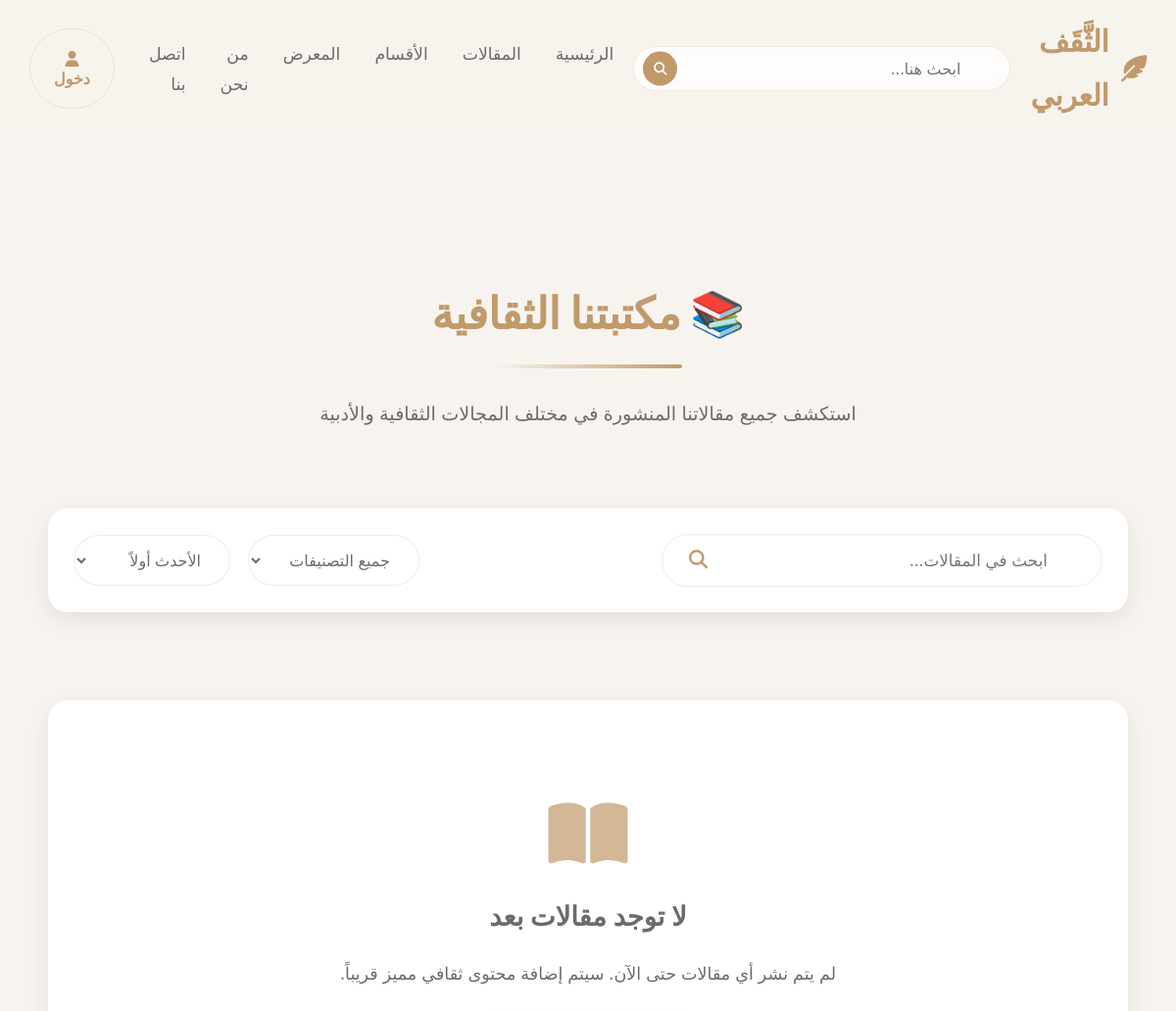
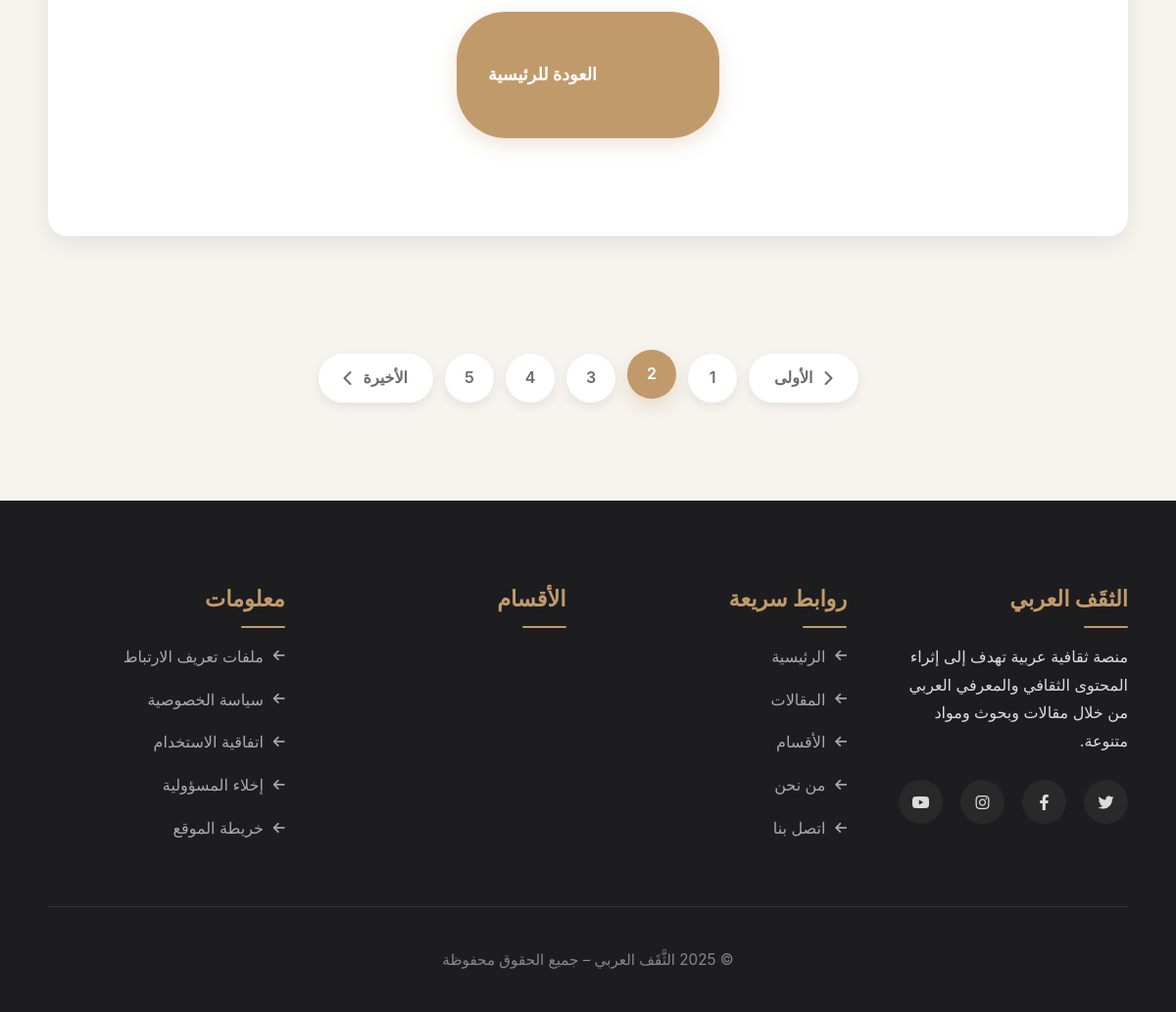
The page /articles/ on the database as committed earlier (2 pictures, top to bottom).
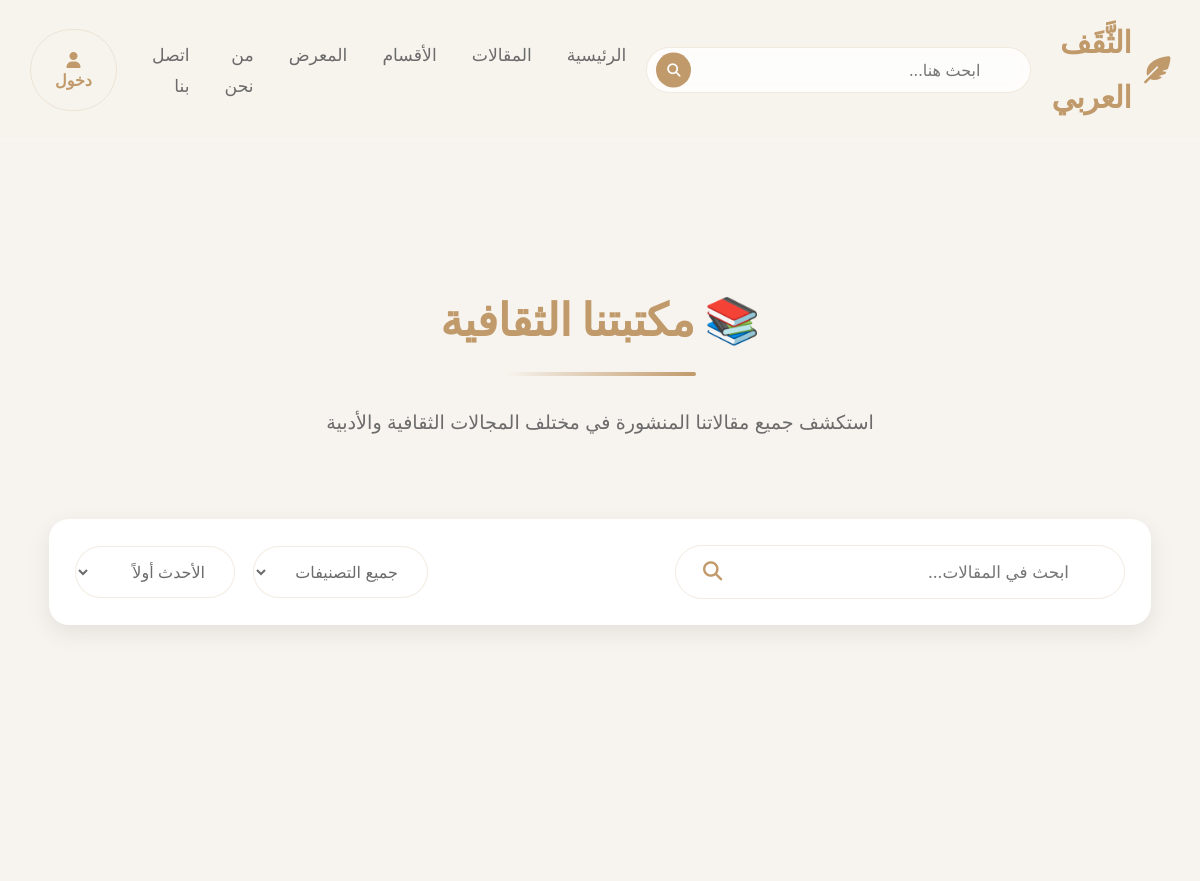
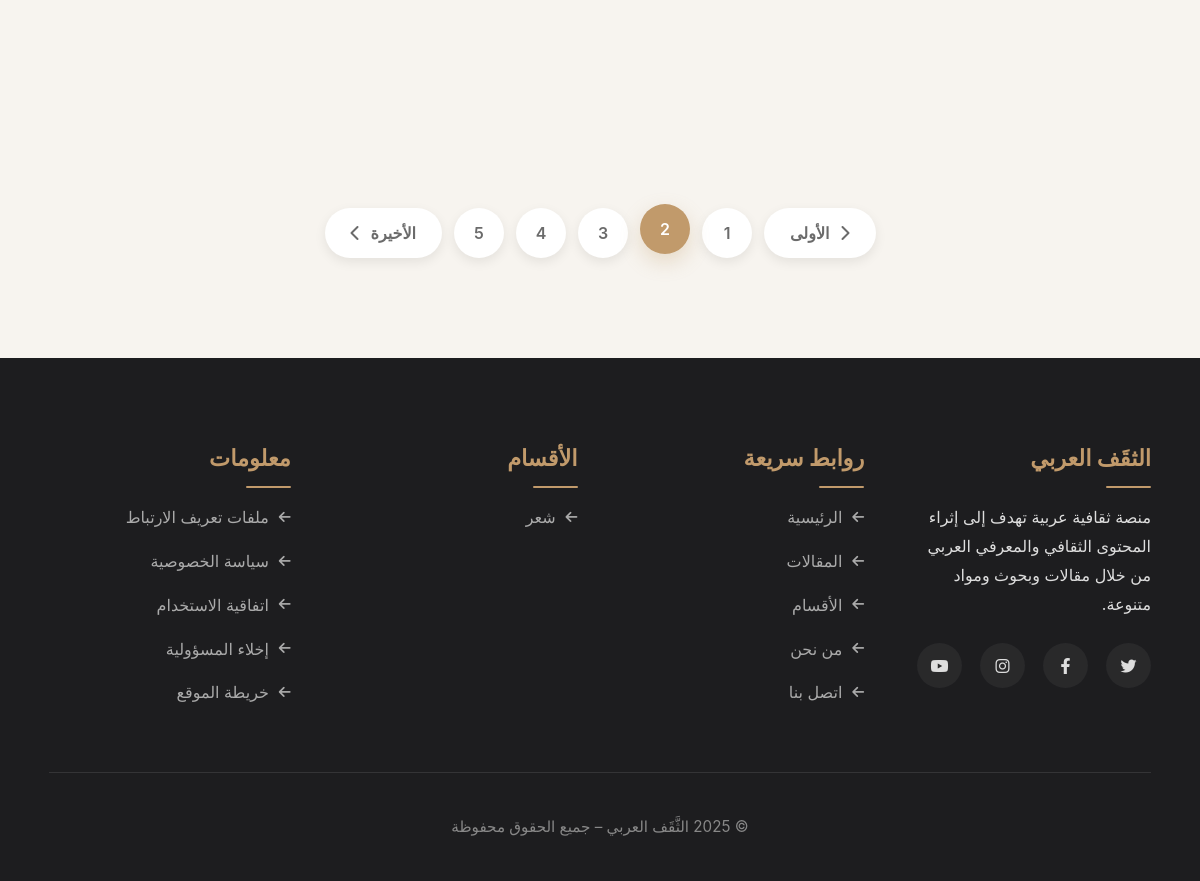
The same page on the database as committed later (2 pictures, top to bottom).
### main/models.py (models this page shows, shortened)
class Category(models.Model):
    name = models.CharField(max_length=100, unique=True, verbose_name="اسم القسم")
    slug = models.SlugField(unique=True, verbose_name="رابط القسم (slug)")
    description = models.TextField(blank=True, null=True, verbose_name="وصف القسم")
    image = models.ImageField(upload_to="category_images/", blank=True, null=True, verbose_name="صورة القسم")
    image_url = models.URLField(blank=True, null=True, verbose_name="رابط الصورة (URL)")
    seo_title = models.CharField(max_length=200, blank=True, null=True, verbose_name="عنوان SEO")
    seo_description = models.TextField(blank=True, null=True, verbose_name="وصف SEO")
    seo_keywords = models.CharField(max_length=300, blank=True, null=True, verbose_name="كلمات مفتاحية SEO (مفصولة بفواصل)")
    class Meta:
        verbose_name = "قسم"
        verbose_name_plural = "الأقسام"

### main/views.py (the view)
# urls.py: path('articles/', views.articles, name='articles'),
def articles(request):
    all_articles = Article.objects.filter(is_published=True).order_by('-created_at')
    categories = Category.objects.all()
    return render(request, 'articles.html', {
        'articles': all_articles,
        'categories': categories
    })

### main/context_processors.py (called while the page is built)
def active_notifications(request):
    notifications = Notification.objects.filter(is_active=True).filter(
        Q(end_date__gte=timezone.now()) | Q(end_date__isnull=True)
    )
    return {'notifications': notifications}

def site_settings(request):
    settings = SiteSettings.objects.first()
    return {"site_settings": settings}

### main/templates/articles.html (shortened to what this page needs)
{% load static %}
<!DOCTYPE html>
<html lang="ar" dir="rtl">
<head>
    <link rel="preload" href="https://cdnjs.cloudflare.com/ajax/libs/font-awesome/6.4.0/css/all.min.css" as="style" onload="this.onload=null;this.rel='stylesheet'">
</head>
<body>
    <header class="header" id="header">
        <div class="container">
            <h1 class="logo"><a href="/"><i class="fas fa-feather-alt"></i> الثَّقَف العربي</a></h1>
            <form action="{% url 'search' %}" method="get" class="header-search">
                <input type="text" name="q" placeholder="ابحث هنا..." required aria-label="بحث">
                <button type="submit" aria-label="تنفيذ البحث"><i class="fas fa-search"></i></button>
            </form>
            <nav class="nav" id="nav" aria-label="القائمة الرئيسية">
                <a href="/">الرئيسية</a>
                <a href="/articles/" aria-current="page">المقالات</a>
                <a href="/categories/">الأقسام</a>
                <a href="/gallery/">المعرض</a>
                <a href="/about/">من نحن</a>
                <a href="/contact/">اتصل بنا</a>
                <div class="nav-actions">
                    <button class="nav-btn"><i class="fas fa-user"></i> دخول</button>
                </div>
            </nav>
        </div>
    </header>
    <section class="articles-page" id="main-content">
        <div class="container">
            <div class="page-header">
                <h2>📚 مكتبتنا الثقافية</h2>
                <p>استكشف جميع مقالاتنا المنشورة في مختلف المجالات الثقافية والأدبية</p>
            </div>
            <div class="page-controls">
                <div class="search-box">
                    <input type="text" class="search-input" placeholder="ابحث في المقالات..." aria-label="بحث في المقالات">
                    <button class="search-btn" aria-label="بحث"><i class="fas fa-search"></i></button>
                </div>
                <div class="filter-controls">
                    <select class="filter-select" aria-label="تصفية حسب التصنيف">
                        <option>جميع التصنيفات</option>
                    </select>
                    <select class="filter-select" aria-label="ترتيب المقالات">
                        <option>الأحدث أولاً</option>
                    </select>
                </div>
            </div>
            <div class="articles-grid">
                {% for article in articles %}
                <article class="article-card">
                    <a href="{% url 'article_detail' article.slug %}" class="article-image">
                        {% if article.image %}
                            <img src="{{ article.image.url }}" alt="{{ article.title }}" loading="lazy">
                        {% elif article.image_url %}
                            <img src="{{ article.image_url }}" alt="{{ article.title }}" loading="lazy">
                        {% else %}
                            <img src="{% static 'images/default.jpg' %}" alt="{{ article.title }}" loading="lazy">
                        {% endif %}
                        <div class="article-category">
                            {% if article.category %}
                                {{ article.category.name }}
                            {% else %}
                                ثقافة
                            {% endif %}
                        </div>
                    </a>
                    <div class="article-info">
                        <h3><a href="{% url 'article_detail' article.slug%}">{{ article.title }}</a></h3>
                        <div class="article-meta">
                            <span><i class="far fa-calendar"></i> {{ article.publish_date|date:"Y-m-d" }}</span>
                            <span><i class="far fa-clock"></i> {{ article.read_time }} دقيقة</span>
                            <span><i class="far fa-eye"></i> {{ article.views }}</span>
                        </div>
                        <p class="article-summary">{{ article.content|truncatewords:20 }}</p>
                        <a href="{% url 'article_detail' article.slug%}" class="read-more">
                            اقرأ المزيد <i class="fas fa-arrow-left"></i>
                        </a>
                    </div>
                </article>
                {% empty %}
                <div class="empty-state">
                    <i class="fas fa-book-open"></i>
                    <h3>لا توجد مقالات بعد</h3>
                    <p>لم يتم نشر أي مقالات حتى الآن. سيتم إضافة محتوى ثقافي مميز قريباً.</p>
                    <a href="/" class="btn"><i class="fas fa-home"></i> العودة للرئيسية</a>
                </div>
                {% endfor %}
            </div>
            <div class="pagination">
                <a href="?page=1" class="prev"><i class="fas fa-chevron-right"></i> الأولى</a>
                <a href="?page=1">1</a>
                <span class="current">2</span>
                <a href="?page=3">3</a>
                <a href="?page=4">4</a>
                <a href="?page=5">5</a>
                <a href="?page=5" class="next">الأخيرة <i class="fas fa-chevron-left"></i></a>
            </div>
        </div>
    </section>
    <footer class="footer">
        <div class="container">
            <div class="footer-grid">
                <div class="footer-col">
                    <h5>الثقَف العربي</h5>
                    <p>منصة ثقافية عربية تهدف إلى إثراء المحتوى الثقافي والمعرفي العربي من خلال مقالات وبحوث ومواد متنوعة.</p>
                    <div class="social-links">
                        <a href="#" aria-label="تويتر"><i class="fab fa-twitter"></i></a>
                        <a href="#" aria-label="فيسبوك"><i class="fab fa-facebook-f"></i></a>
                        <a href="#" aria-label="إنستغرام"><i class="fab fa-instagram"></i></a>
                        <a href="#" aria-label="يوتيوب"><i class="fab fa-youtube"></i></a>
                    </div>
                </div>
                <div class="footer-col">
                    <h5>روابط سريعة</h5>
                    <ul class="footer-links">
                        <li><a href="/"><i class="fas fa-arrow-left"></i> الرئيسية</a></li>
                        <li><a href="/articles/"><i class="fas fa-arrow-left"></i> المقالات</a></li>
                        <li><a href="/categories/"><i class="fas fa-arrow-left"></i> الأقسام</a></li>
                        <li><a href="/about/"><i class="fas fa-arrow-left"></i> من نحن</a></li>
                        <li><a href="/contact/"><i class="fas fa-arrow-left"></i> اتصل بنا</a></li>
                    </ul>
                </div>
                <div class="footer-col">
                    <h5>الأقسام</h5>
                    <ul class="footer-links">
                        {% for category in categories|slice:":5" %}
                        <li><a href="{% url 'category_detail' category.slug %}"><i class="fas fa-arrow-left"></i> {{ category.name }}</a></li>
                        {% endfor %}
                    </ul>
                </div>
                <div class="footer-col">
                    <h5>معلومات</h5>
                    <ul class="footer-links">
                        <li><a href="/cookies/"><i class="fas fa-arrow-left"></i> ملفات تعريف الارتباط </a></li>
                        <li><a href="/privacy/"><i class="fas fa-arrow-left"></i> سياسة الخصوصية</a></li>
                        <li><a href="/terms/"><i class="fas fa-arrow-left"></i> اتفاقية الاستخدام</a></li>
                        <li><a href="/disclaimer/"><i class="fas fa-arrow-left"></i> إخلاء المسؤولية</a></li>
                        <li><a href="/sitemap/"><i class="fas fa-arrow-left"></i> خريطة الموقع</a></li>
                    </ul>
                </div>
            </div>
            <div class="copyright">
                <p>© 2025 الثَّقَف العربي – جميع الحقوق محفوظة</p>
            </div>
        </div>
    </footer>
</body>
</html>

Rows that differ between the two databases and show on the page:
added Category: name "شعر"
Other text that changed with them:
text no longer shown: "لا توجد مقالات بعد لم يتم نشر أي مقالات حتى الآن. سيتم إضافة محتوى ثقافي مميز قريباً. العودة للرئيسية"
